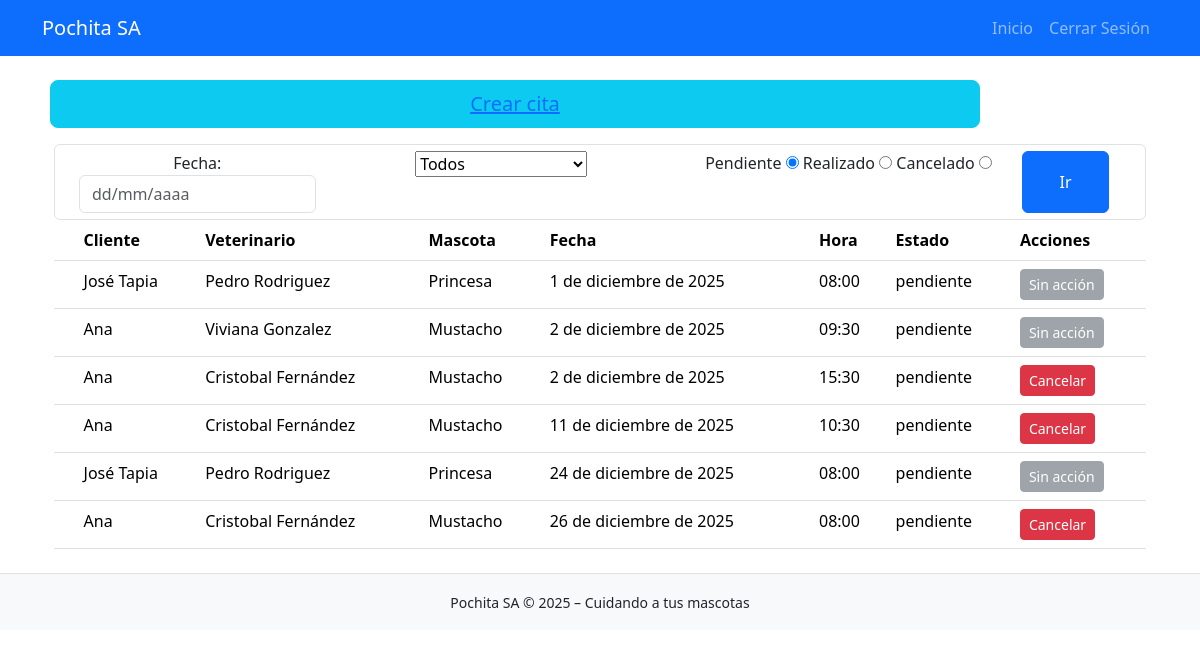
/horarios/ (signed in), run on an earlier commit of the app's database.
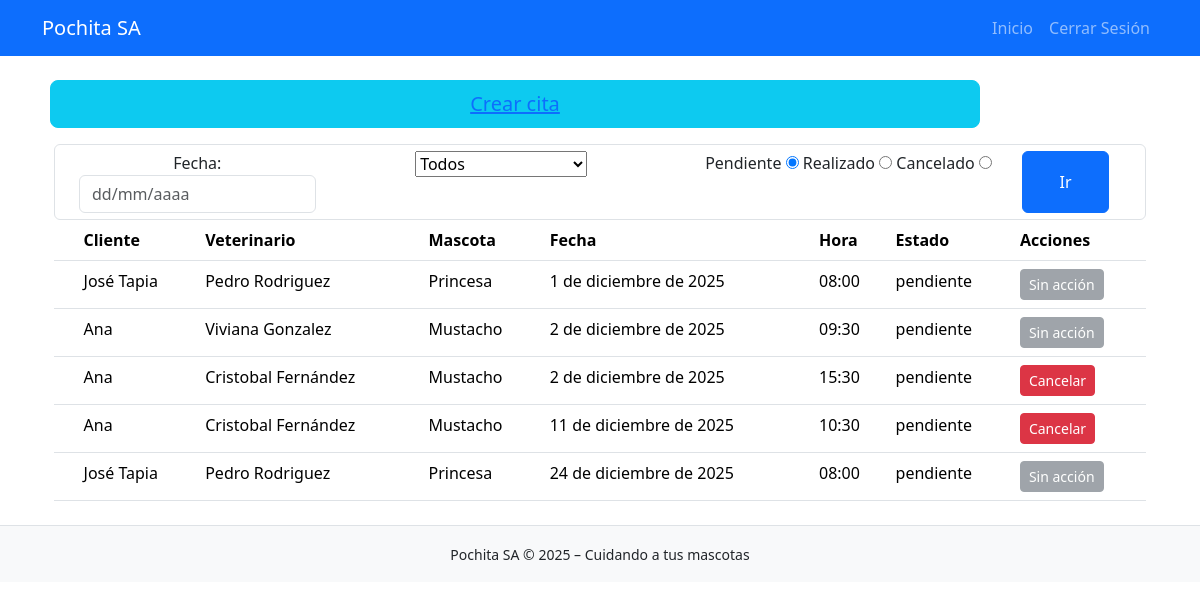
And on a later commit of the database.
### horarios/models.py (models this page shows, shortened)
class Cita(models.Model):
    fecha = models.DateField(verbose_name="Fecha agendada")
    hora_inicial = models.IntegerField(verbose_name="Bloque inicial de cita")
    estado = models.CharField(max_length=9, choices=ESTADOS_DE_CITA, verbose_name="Estado")
    veterinario = models.ForeignKey(Veterinario, on_delete=models.CASCADE, verbose_name="Veterinario asignado")
    ficha_cliente = models.ForeignKey(FichaMascota, on_delete=models.CASCADE, verbose_name="Ficha Cliente")
    updated = models.DateTimeField(auto_now=True, verbose_name="Última vez actualizado")
    def bloques_a_tiempo(self, bloque):
        inicio_horario = datetime(self.fecha.year, self.fecha.month, self.fecha.day, 8, 0, 0, 0)
        result = inicio_horario + timedelta(minutes=(bloque - 1) * 30)
        return result.strftime('%H:%M')
    @property
    def hora_inicial_a_tiempo(self):
        return self.bloques_a_tiempo(self.hora_inicial)

### fichas_mascota/models.py (models this page shows, shortened)
class FichaMascota(models.Model):
    cliente = models.CharField(max_length=90, verbose_name="Nombre del dueño")
    mascota = models.CharField(max_length=30, verbose_name="Nombre de la mascota")
    especie = models.CharField(max_length=40, verbose_name="Especie de la mascota")
    edad = models.IntegerField(verbose_name="Edad de la mascota")
    peso = models.IntegerField(verbose_name="Peso de la mascota")
    vacunas = models.TextField(max_length=60, verbose_name="Descripción de vacunas")
    tratamientos_apli = models.TextField(max_length=200, verbose_name="Tratamientos aplicados")
    tratamientos_sig = models.TextField(max_length=100, verbose_name="Siguiente tratamiento por aplicar")
    telefono = models.CharField(max_length=15, verbose_name="Teléfono de contacto")
    created = models.DateTimeField(auto_now_add=True, verbose_name="Fecha creación")
    updated = models.DateTimeField(auto_now=True, verbose_name="Última vez actualizado")

### veterinarios/models.py (models this page shows, shortened)
class Veterinario(models.Model):
    nombre = models.CharField(max_length=120, verbose_name="Nombre de Veterinario")
    usuario = models.ForeignKey(User, on_delete=models.CASCADE, verbose_name="Cuenta de usuario")
    created = models.DateTimeField(auto_now_add=True, verbose_name="Fecha de registro")

### horarios/views.py (the view)
# urls.py: path('', views.horarios, name = "horarios"),
@login_required
def horarios(req):
    veterinario = req.GET.get('veterinario')
    if veterinario:
        veterinario = veterinario.strip()
    estado = req.GET.get('estado', None)
    lista_estados = ["realizado", "pendiente", "cancelado"]
    if estado not in lista_estados: estado = "pendiente"
    fecha = localtime().date()
    try:
        fecha_str = req.GET.get('fecha', None)
        fecha = datetime.strptime(fecha_str, "%d/%m/%Y").date()
        fecha_max = fecha
    except:
        fecha = date(fecha.year, fecha.month, 1)
        fecha_max = fecha + relativedelta(months=1)
        fecha_max = date(
            fecha_max.year,
            fecha_max.month,
            calendar.monthrange(fecha_max.year, fecha_max.month)[1]
        )
    if(veterinario): citas = Cita.objects.filter(fecha__range = (fecha, fecha_max), estado = estado, veterinario__id = veterinario).order_by('fecha')
    else: citas = Cita.objects.filter(fecha__range = (fecha, fecha_max), estado = estado).order_by('fecha')
    veterinarios = Veterinario.objects.all().order_by('id')
    try: vet_loggeado = Veterinario.objects.get(usuario__id = req.user.id)
    except: vet_loggeado = None
    notificaciones = get_notificaciones(req)
    return render(req, 'horarios/horario.html', {
        'citas': citas,
        'fecha_min': date(2020, 1, 1),
        'fecha_max': fecha_max,
        'veterinarios': veterinarios,
        'vet_loggeado': vet_loggeado,
        'notificaciones': notificaciones
    })

### core/processors.py (called while the page is built)
def ctx_dict(req):
    ctx = {
        "NOMBRE_PAGINA": "Pochita S.A",
        "LINK_GITHUB": "https://github.com/FrappuccinoIc/pochita_sa"
    }
    return ctx

### core/views.py (called while the page is built)
def get_notificaciones(req):
    user_id = req.user.id
    try: recepcionista = Recepcionista.objects.get(usuario__id = user_id)
    except: recepcionista = False
    if not recepcionista:
        return 0
    notificaciones = Notificacion.objects.filter(recepcionista__usuario__id = user_id)
    return {"num": len(notificaciones), "es_recepcionista": recepcionista}

### horarios/templates/horarios/horario.html (shortened to what this page needs)
{% extends 'core/base.html' %}
{% block content %}
<div class="container">
    <div class="row text-center mb-3 x-5">
        <button class="btn btn-info btn-lg btn-block col-10 mx-2"><a class="" href="/horarios/citas/registrar">Crear cita</a></button>
    </div>
    <form class="form-control text-center" method="get" action="">
        <div class="container row">
            <div class="col-3">
                <label for="fecha">Fecha:</label>
                <input type="text" id="fecha" name="fecha" class="form-control" autocomplete="off" placeholder="dd/mm/aaaa"
                    min="{{fecha_min.year}}-{{fecha_min.month}}-1"
                    max="{{fecha_max.year}}-{{fecha_max.month}}-{{fecha_max.day}}"
                >
            </div>
            <div class="col-4">
                <select name="veterinario" id="veterinario">
                    <option value="">Todos</option>
                </select>
            </div>
            <div class="col-4">
                <label for="pendiente">Pendiente</label>
                <input type="radio" id="pendiente" name="estado" value="pendiente" checked>
                <label for="realizado">Realizado</label>
                <input type="radio" id="realizado" name="estado" value="realizado">
                <label for="cancelado">Cancelado</label>
                <input type="radio" id="cancelado" name="estado" value="cancelado">
            </div>
            <button class="btn btn-primary col-1">Ir</button>
        </div>
    </form>
    <table class="table">
        <thead>
            <tr>
                <th></th>
                <th>Cliente</th>
                <th>Veterinario</th>
                <th>Mascota</th>
                <th>Fecha</th>
                <th>Hora</th>
                <th>Estado</th>
                <th>Acciones</th>
            </tr>
        </thead>
        <tbody>
            {% for cita in citas %}
            <tr>
                <td></td>
                <td>{{ cita.ficha_cliente.cliente }}</td>
                <td>{{ cita.veterinario.nombre }}</td>
                <td>{{ cita.ficha_cliente.mascota }}</td>
                <td>{{ cita.fecha }}</td>
                <td>{{ cita.hora_inicial_a_tiempo }}</td>
                <td>{{ cita.estado }}</td>
                <td>
                    {% if vet_loggeado.id == cita.veterinario.id and cita.estado == "pendiente" %}
                    <a href="{% url 'eliminar_cita' cita.id %}"
                        class="btn btn-sm btn-danger">
                        Cancelar
                    </a>
                    {% elif vet_loggeado.id == cita.veterinario.id %}
                    <button class="btn btn-sm btn-dark" disabled>
                        {{ cita.estado|capfirst }}
                    </button>
                    {% else %}
                    <button class="btn btn-sm btn-secondary" disabled>
                        Sin acción
                    </button>
                    {% endif %}
                </td>
            </tr>
            {% endfor %}
        </tbody>
    </table>
</div>
<link rel="stylesheet"
href="https://cdnjs.cloudflare.com/ajax/libs/bootstrap-datepicker/1.9.0/css/bootstrap-datepicker.min.css">
{% endblock %}

### core/templates/core/base.html (shortened to what this page needs)
<!DOCTYPE html>
<html lang="es">
<head>
    <link
        href="https://cdn.jsdelivr.net/npm/bootstrap@5.3.2/dist/css/bootstrap.min.css"
        rel="stylesheet">
</head>
<body>
    <nav class="navbar navbar-expand-lg navbar-dark bg-primary">
        <div class="container">
            <a class="navbar-brand" href="/">Pochita SA</a>
            <div class="collapse navbar-collapse" id="navbarNav">
                <ul class="navbar-nav ms-auto">
                    <li class="nav-item">
                        <a class="nav-link" href="/">Inicio</a>
                    </li>
                    {% if user.is_authenticated %}
                    <li class="nav-item">
                        <a class="nav-link" href="/?salir=si">Cerrar Sesión</a>
                    </li>
                    {% else %}
                    <li class="nav-item">
                        <a class="nav-link" href="/admin">Login</a>
                    </li>
                    {% endif%}
                </ul>
            </div>
        </div>
    </nav>
    <main class="container mt-4">
        {% block content %}{% endblock %}
    </main>
    <footer class="bg-light text-center p-3 mt-4 border-top">
        <small>Pochita SA © 2025 – Cuidando a tus mascotas</small>
    </footer>
</body>
</html>

What changed in the data, as far as the page shows it:
removed Cita: ficha_cliente.cliente "Ana", veterinario.nombre "Cristobal Fernández", ficha_cliente.mascota "Mustacho", fecha "26 de diciembre de 2025", hora_inicial_a_tiempo "08:00", estado "pendiente", shows "Cancelar"
